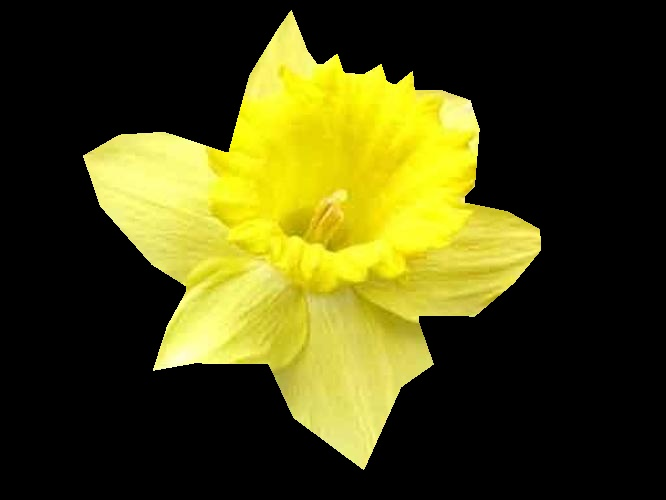
#> input picture example/easy_1.jpg, 666 x 500 px
$ python -i color_space.py   (imports and definitions only)
#> lines starting #> are read from the running program, lines starting #| are printed output that depends on the picture; after the words box and inside, x2 and y2 are one past the last pixel; in counts of white or black regions, pixels touching at a corner belong together
#> further down, picture is the input picture: shape (500, 666, 3); mean B, G, R 18.5, 71.5, 73.8
#!/usr/bin/env python
# -*- coding: utf-8 -*-

"""
颜色空间转换模块，提供RGB, HSV, LAB, YCrCb等颜色空间转换功能
"""

import cv2
import numpy as np


def convert_color_space(image, target_space='hsv'):
    """
    将图像转换到指定的颜色空间

    参数:
        image: 输入图像 (BGR格式)
        target_space: 目标颜色空间，可选 'rgb', 'hsv', 'lab', 'ycrcb'

    返回:
        转换后的图像和各个通道
    """
#> called with target_space = 'hsv'
    # 确保图像是3通道
    if len(image.shape) != 3:
        # 如果是灰度图，转换为3通道
        image = cv2.cvtColor(image, cv2.COLOR_GRAY2BGR)

    # 根据目标颜色空间进行转换
    if target_space.lower() == 'rgb':
        converted = cv2.cvtColor(image, cv2.COLOR_BGR2RGB)
        # 分割通道 - R, G, B
        channels = cv2.split(converted)
        return converted

    elif target_space.lower() == 'hsv':
        converted = cv2.cvtColor(image, cv2.COLOR_BGR2HSV)
#> converted: shape (500, 666, 3); mean H, S, V 11.4, 69.2, 73.9
        # 分割通道 - H, S, V
        channels = cv2.split(converted)
        return converted

    elif target_space.lower() == 'lab':
        converted = cv2.cvtColor(image, cv2.COLOR_BGR2LAB)
        # 分割通道 - L, a, b
        channels = cv2.split(converted)
        return converted

    elif target_space.lower() == 'ycrcb':
        converted = cv2.cvtColor(image, cv2.COLOR_BGR2YCrCb)
        # 分割通道 - Y, Cr, Cb
        channels = cv2.split(converted)
        return converted

    else:
        # 默认返回原始图像
        return image


def extract_color_features(image, target_space='hsv'):
    """
    从指定颜色空间提取颜色特征

    参数:
        image: 输入图像
        target_space: 目标颜色空间

    返回:
        各个通道的特征统计信息
    """
    # 转换颜色空间
    converted = convert_color_space(image, target_space)

    # 分割通道
    channels = cv2.split(converted)

    # 提取每个通道的特征
    features = []
    for i, channel in enumerate(channels):
        # 计算直方图
        hist = cv2.calcHist([channel], [0], None, [256], [0, 256])
        hist = cv2.normalize(hist, hist).flatten()

        # 计算基本统计量
        mean_val = np.mean(channel)
        std_val = np.std(channel)
        median_val = np.median(channel)

        # 保存特征
        channel_features = {
            'histogram': hist,
            'mean': mean_val,
            'std': std_val,
            'median': median_val
        }
        features.append(channel_features)

    return features


def adaptive_color_threshold(image, target_space='hsv', method='otsu'):
    """
    对颜色通道进行自适应阈值处理

    参数:
        image: 输入图像
        target_space: 目标颜色空间
        method: 阈值方法，可选 'otsu', 'triangle', 'adaptive'

    返回:
        处理后的二值图像
    """
    # 转换颜色空间
    converted = convert_color_space(image, target_space)

    # 分割通道
    channels = cv2.split(converted)

    # 初始化掩码
    mask = np.zeros_like(channels[0])

    # 根据目标颜色空间选择适当的通道进行处理
    if target_space.lower() == 'hsv':
        # HSV: 使用饱和度和亮度通道
        sat_channel = channels[1]
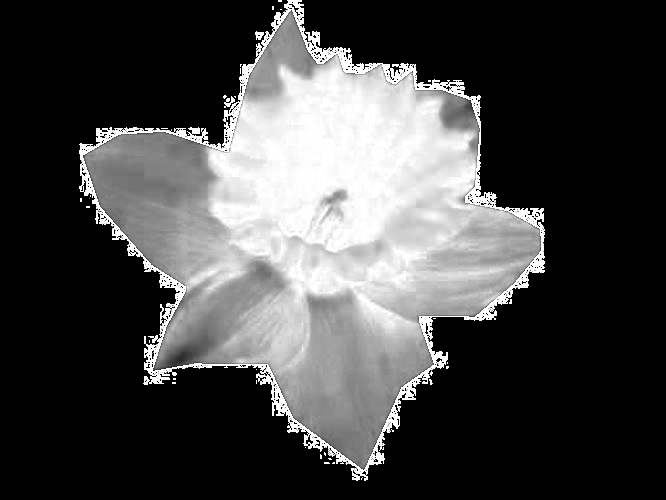
#> sat_channel: shape (500, 666); min 0, max 255, mean 69.2
        val_channel = channels[2]
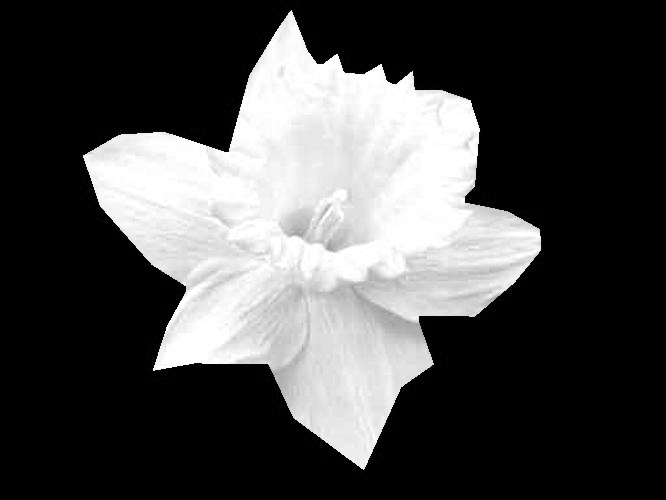
#> val_channel: shape (500, 666); min 0, max 255, mean 73.9

        # 对饱和度通道进行阈值处理
        if method == 'otsu':
            _, sat_mask = cv2.threshold(sat_channel, 0, 255, cv2.THRESH_BINARY + cv2.THRESH_OTSU)
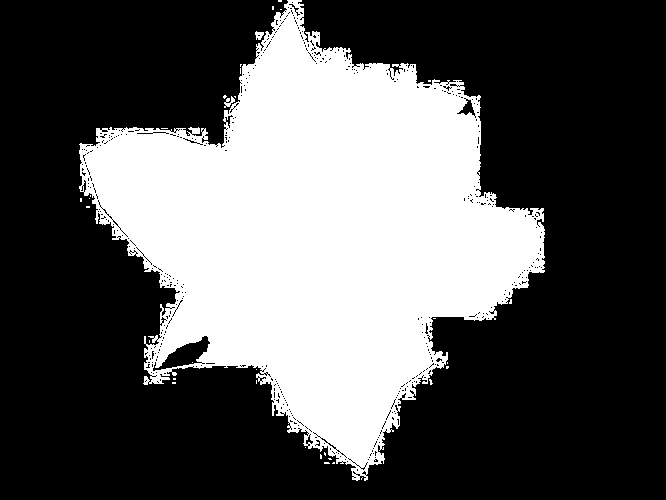
#> sat_mask: shape (500, 666); 34.6% white; 34 white regions (31 under 20 px), largest, box (x1, y1, x2, y2) and area: (79, 0, 545, 481) 114802, (224, 96, 235, 108) 61, (255, 31, 264, 40) 53
        elif method == 'triangle':
            _, sat_mask = cv2.threshold(sat_channel, 0, 255, cv2.THRESH_BINARY + cv2.THRESH_TRIANGLE)
        elif method == 'adaptive':
            sat_mask = cv2.adaptiveThreshold(sat_channel, 255, cv2.ADAPTIVE_THRESH_GAUSSIAN_C,
                                           cv2.THRESH_BINARY, 11, 2)

        # 对亮度通道进行阈值处理
        if method == 'otsu':
            _, val_mask = cv2.threshold(val_channel, 0, 255, cv2.THRESH_BINARY + cv2.THRESH_OTSU)
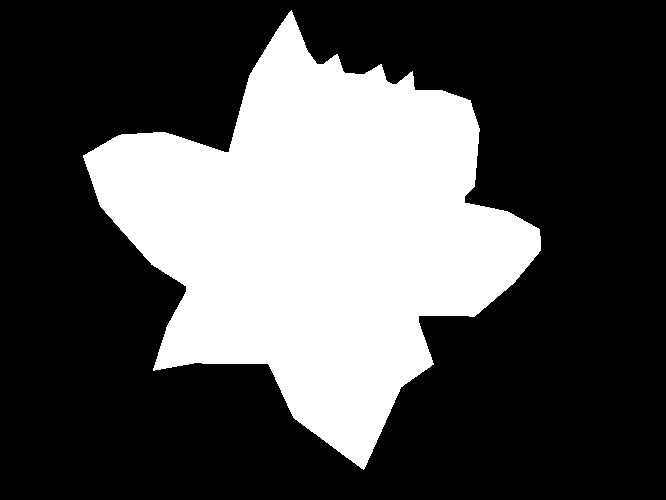
#> val_mask: shape (500, 666); 31.5% white; 1 white region, box (x1, y1, x2, y2) and area: (83, 10, 541, 470) 104848
        elif method == 'triangle':
            _, val_mask = cv2.threshold(val_channel, 0, 255, cv2.THRESH_BINARY + cv2.THRESH_TRIANGLE)
        elif method == 'adaptive':
            val_mask = cv2.adaptiveThreshold(val_channel, 255, cv2.ADAPTIVE_THRESH_GAUSSIAN_C,
                                           cv2.THRESH_BINARY, 11, 2)

        # 结合两个掩码
        mask = cv2.bitwise_and(sat_mask, val_mask)
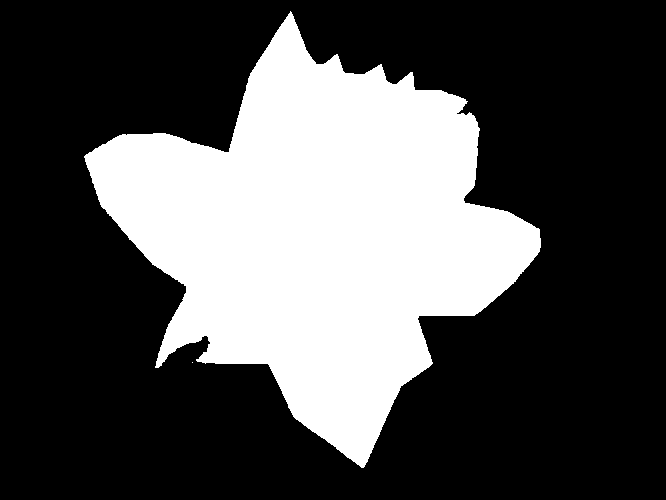
#> mask: shape (500, 666); 31% white; 2 white regions (1 under 20 px), largest, box (x1, y1, x2, y2) and area: (84, 11, 541, 468) 103311

    elif target_space.lower() == 'lab':
        # LAB: 使用a和b通道
        a_channel = channels[1]
        b_channel = channels[2]

        # 对a通道进行阈值处理
        if method == 'otsu':
            _, a_mask = cv2.threshold(a_channel, 0, 255, cv2.THRESH_BINARY + cv2.THRESH_OTSU)
        elif method == 'triangle':
            _, a_mask = cv2.threshold(a_channel, 0, 255, cv2.THRESH_BINARY + cv2.THRESH_TRIANGLE)
        elif method == 'adaptive':
            a_mask = cv2.adaptiveThreshold(a_channel, 255, cv2.ADAPTIVE_THRESH_GAUSSIAN_C,
                                         cv2.THRESH_BINARY, 11, 2)

        # 对b通道进行阈值处理
        if method == 'otsu':
            _, b_mask = cv2.threshold(b_channel, 0, 255, cv2.THRESH_BINARY + cv2.THRESH_OTSU)
        elif method == 'triangle':
            _, b_mask = cv2.threshold(b_channel, 0, 255, cv2.THRESH_BINARY + cv2.THRESH_TRIANGLE)
        elif method == 'adaptive':
            b_mask = cv2.adaptiveThreshold(b_channel, 255, cv2.ADAPTIVE_THRESH_GAUSSIAN_C,
                                         cv2.THRESH_BINARY, 11, 2)

        # 结合两个掩码
        mask = cv2.bitwise_and(a_mask, b_mask)

    else:
        # 对于其他颜色空间，默认使用所有通道的综合
        channel_masks = []
        for channel in channels:
            if method == 'otsu':
                _, channel_mask = cv2.threshold(channel, 0, 255, cv2.THRESH_BINARY + cv2.THRESH_OTSU)
            elif method == 'triangle':
                _, channel_mask = cv2.threshold(channel, 0, 255, cv2.THRESH_BINARY + cv2.THRESH_TRIANGLE)
            elif method == 'adaptive':
                channel_mask = cv2.adaptiveThreshold(channel, 255, cv2.ADAPTIVE_THRESH_GAUSSIAN_C,
                                                  cv2.THRESH_BINARY, 11, 2)
            channel_masks.append(channel_mask)

        # 结合所有通道掩码
        mask = channel_masks[0]
        for channel_mask in channel_masks[1:]:
            mask = cv2.bitwise_and(mask, channel_mask)

    return mask

>>> import cv2
>>> picture = cv2.imread('../example/easy_1.jpg')
>>> result = adaptive_color_threshold(picture)
